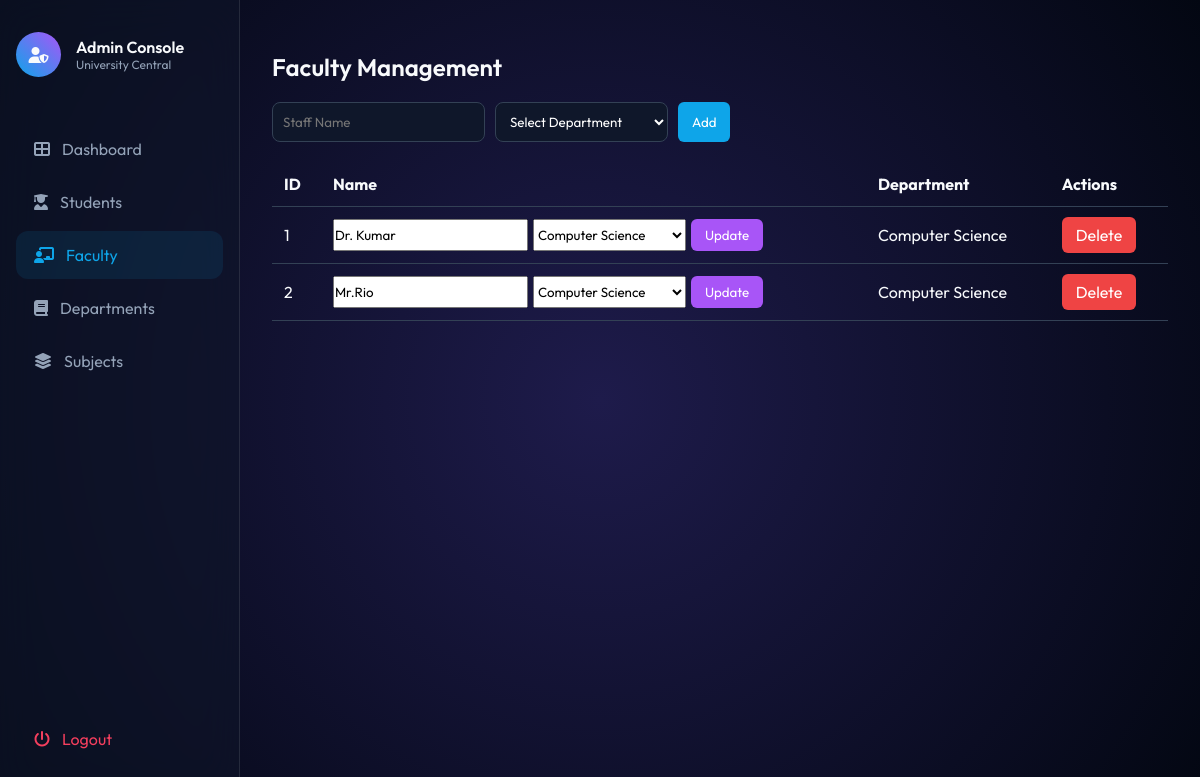
Page /homepage?page=staff on the committed database.
### app.py (models this page shows)
class Staff(db.Model):
    staff_id = db.Column(db.Integer, primary_key=True)
    name = db.Column(db.String(100))
    dept_id = db.Column(db.Integer, db.ForeignKey('department.dept_id'))
    subjects = db.relationship("Subject", backref="staff", lazy=True)

class Department(db.Model):
    dept_id = db.Column(db.Integer, primary_key=True)
    dept_name = db.Column(db.String(100), nullable=False)
    students = db.relationship("Student", backref="department", lazy=True)
    staffs = db.relationship("Staff", backref="department", lazy=True)
    subjects = db.relationship("Subject", backref="department", lazy=True)

### app.py (the view)
@app.route("/homepage")
def domain():
    page = request.args.get("page")
    if not page:
        page = "dashboard"
    departments = Department.query.all()
    students = Student.query.all()
    staffs = Staff.query.all()
    subjects = Subject.query.all()
    return render_template("index.html",
                           page=page,
                           departments=departments,
                           students=students,
                           staffs=staffs,
                           subjects=subjects)

### templates/index.html (shortened to what this page needs)
<!DOCTYPE html>
<html lang="en">
<head>
    <link rel="stylesheet" href="https://cdnjs.cloudflare.com/ajax/libs/font-awesome/6.5.0/css/all.min.css">
    <link rel="stylesheet" href="{{ url_for('static', filename='index.css') }}">
</head>
<body>
    <aside>
        <div class="user-header">
            <div class="user-avatar"><i class="fas fa-user-shield"></i></div>
            <div>
                <p style="font-weight:600;">Admin Console</p>
                <p style="font-size:12px;color:#94a3b8;">University Central</p>
            </div>
        </div>
        <nav>
            <a href="/homepage" class="nav-link {% if page == 'dashboard' %}active{% endif %}">
                <i class="fas fa-th-large"></i> Dashboard
            </a>
            <a href="/homepage?page=student" class="nav-link {% if page == 'student' %}active{% endif %}">
                <i class="fas fa-user-graduate"></i> Students
            </a>
            <a href="/homepage?page=staff" class="nav-link {% if page == 'staff' %}active{% endif %}">
                <i class="fas fa-chalkboard-teacher"></i> Faculty
            </a>
            <a href="/homepage?page=department" class="nav-link {% if page == 'department' %}active{% endif %}">
                <i class="fas fa-book"></i> Departments
            </a>
            <a href="/homepage?page=subject" class="nav-link {% if page == 'subject' %}active{% endif %}">
                <i class="fas fa-layer-group"></i> Subjects
            </a>
        </nav><a href="/" class="nav-link logout"><i class="fas fa-power-off"></i> Logout</a>
    </aside>
    <main>
        <div class="content">
            {% if page == "staff" %}
            <div class="crud-container">
                <h2 class="section-title">Faculty Management</h2>
                <form action="/staff/add" method="POST" class="crud-form">
                    <input type="text" name="name" placeholder="Staff Name" required>
                    <select name="dept_id" required>
                        <option value="">Select Department</option>
                    </select>
                    <button class="btn btn-add">Add</button>
                </form>
                <table class="crud-table">
                    <tr>
                        <th>ID</th>
                        <th>Name</th>
                        <th>Department</th>
                        <th>Actions</th>
                    </tr>
                    {% for st in staffs %}
                    <tr>
                        <td>{{ st.staff_id }}</td>
                        <td>
                            <form action="/staff/edit/{{ st.staff_id }}" method="POST" class="inline-form">
                                <input type="text" name="name" value="{{ st.name }}" required>
                                <select name="dept_id">
                                    {% for dept in departments %}
                                    <option value="{{ dept.dept_id }}" {% if dept.dept_id==st.dept_id %}selected{% endif
                                        %}>
                                        {{ dept.dept_name }}
                                    </option>
                                    {% endfor %}
                                </select>
                                <button class="btn btn-edit">Update</button>
                            </form>
                        </td>
                        <td>{{ st.department.dept_name }}</td>
                        <td>
                            <a href="/staff/delete/{{ st.staff_id }}" class="btn btn-delete"
                                onclick="return confirm('Delete this staff?')">
                                Delete
                            </a>
                        </td>
                    </tr>
                    {% endfor %}
                </table>
            </div>
            {% endif %}
        </div>
    </main>
</body>
</html>

### static/index.css (style rules this page uses)
:root { --bg: #030712; --glass: rgba(15, 23, 42, 0.6); --neon-blue: #0ea5e9; --neon-purple: #a855f7; --text: #f8fafc; --border: rgba(255, 255, 255, 0.1); }
* { margin: 0; padding: 0; box-sizing: border-box; font-family: 'Outfit', sans-serif; }
body { background: radial-gradient(circle at 50% 50%, #1e1b4b 0%, #030712 100%); color: var(--text); height: 100vh; display: flex; overflow: hidden; }
aside { width: 240px; background: var(--glass); backdrop-filter: blur(20px); border-right: 1px solid var(--border); padding: 2rem 1rem; display: flex; flex-direction: column; }
.user-header { display: flex; align-items: center; gap: 15px; margin-bottom: 3rem; }
.user-avatar { width: 45px; height: 45px; background: linear-gradient(45deg, var(--neon-blue), var(--neon-purple)); border-radius: 50%; display: grid; place-items: center; }
.nav-link { display: flex; align-items: center; gap: 12px; padding: 14px 18px; color: #94a3b8; text-decoration: none; border-radius: 12px; transition: 0.3s; margin-bottom: 5px; }
.nav-link:hover, .nav-link.active { background: rgba(14, 165, 233, 0.1); color: var(--neon-blue); }
.logout { margin-top: auto; color: #f43f5e; }
main { flex: 1; padding: 2rem; overflow-y: auto; }
.crud-container { margin-top: 20px; }
.section-title { margin-bottom: 20px; font-weight: 600; }
.crud-form { display: flex; gap: 10px; margin-bottom: 20px; flex-wrap: wrap; }
.crud-form input, .crud-form select { padding: 10px; border-radius: 8px; border: 1px solid #334155; background: #0f172a; color: white; }
.crud-table { width: 100%; border-collapse: collapse; }
.crud-table th, .crud-table td { padding: 12px; border-bottom: 1px solid #334155; text-align: left; }
.inline-form { display: flex; gap: 5px; flex-wrap: wrap; }
.btn { padding: 8px 14px; border-radius: 6px; border: none; cursor: pointer; text-decoration: none; color: white; }
.btn-add { background: #0ea5e9; }
.btn-edit { background: #a855f7; }
.btn-delete { background: #ef4444; }

### rows in the picture
Staff: staff_id "1", name "Dr. Kumar", dept_id "Computer Science", department.dept_name "Computer Science"
Staff: staff_id "2", name "Mr.Rio", dept_id "Computer Science", department.dept_name "Computer Science"
